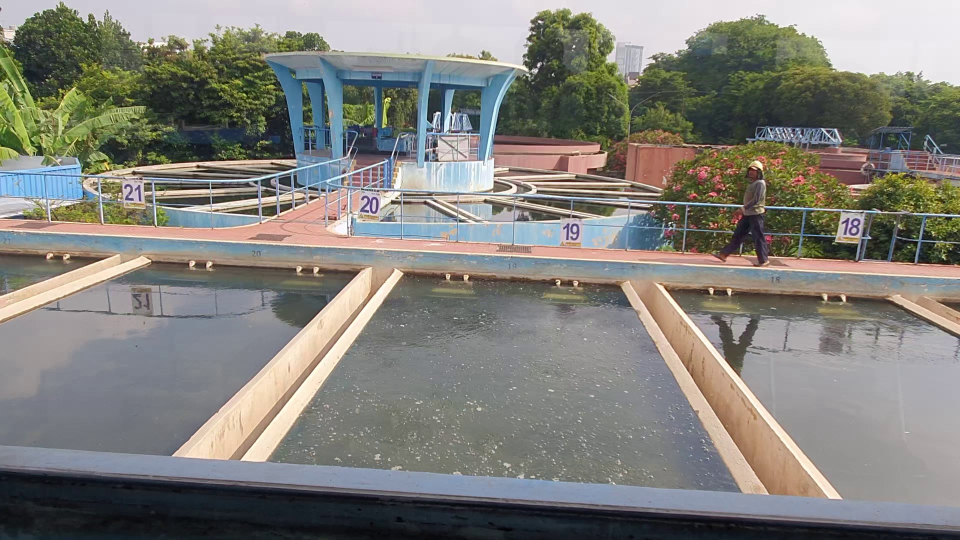
#> input picture example.jpg, 1920 x 1080 px, found by its file name (shown at 1/2 size)
$ python 1_CuttingIMG.py
#> lines starting #> are read from the running program, lines starting #| are printed output that depends on the picture
import cv2 as cv
import numpy as np

path_file = "D:\\PycharmProjects\\Workspace\\PdamMachineLearning\\example.jpg"
def clickingevent(event,x,y,flags,param):
    if event == cv.EVENT_LBUTTONDBLCLK:
        print(f"{x},{y}")

img = cv.imread(path_file)
#> img is the input picture: shape (1080, 1920, 3); mean B, G, R 122.8, 128.7, 130
y = 594
x = 813
h = 938 - 594
w = 1275 - 813
crop_img = img[y:y+h, x:x+w]
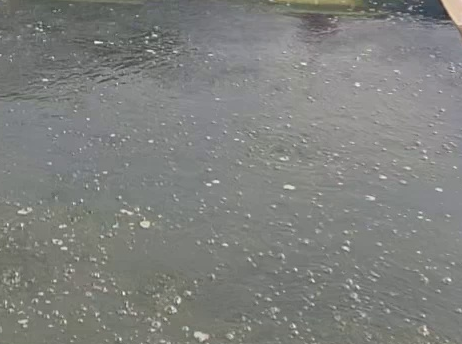
#> crop_img: shape (344, 462, 3); mean B, G, R 126.3, 129.3, 127.8

cv.namedWindow('image',cv.WINDOW_NORMAL)
cv.setMouseCallback('image',clickingevent)
# cv.imshow("hi",crop_img)
cv.imshow("image",img)
cv.waitKey(0)
